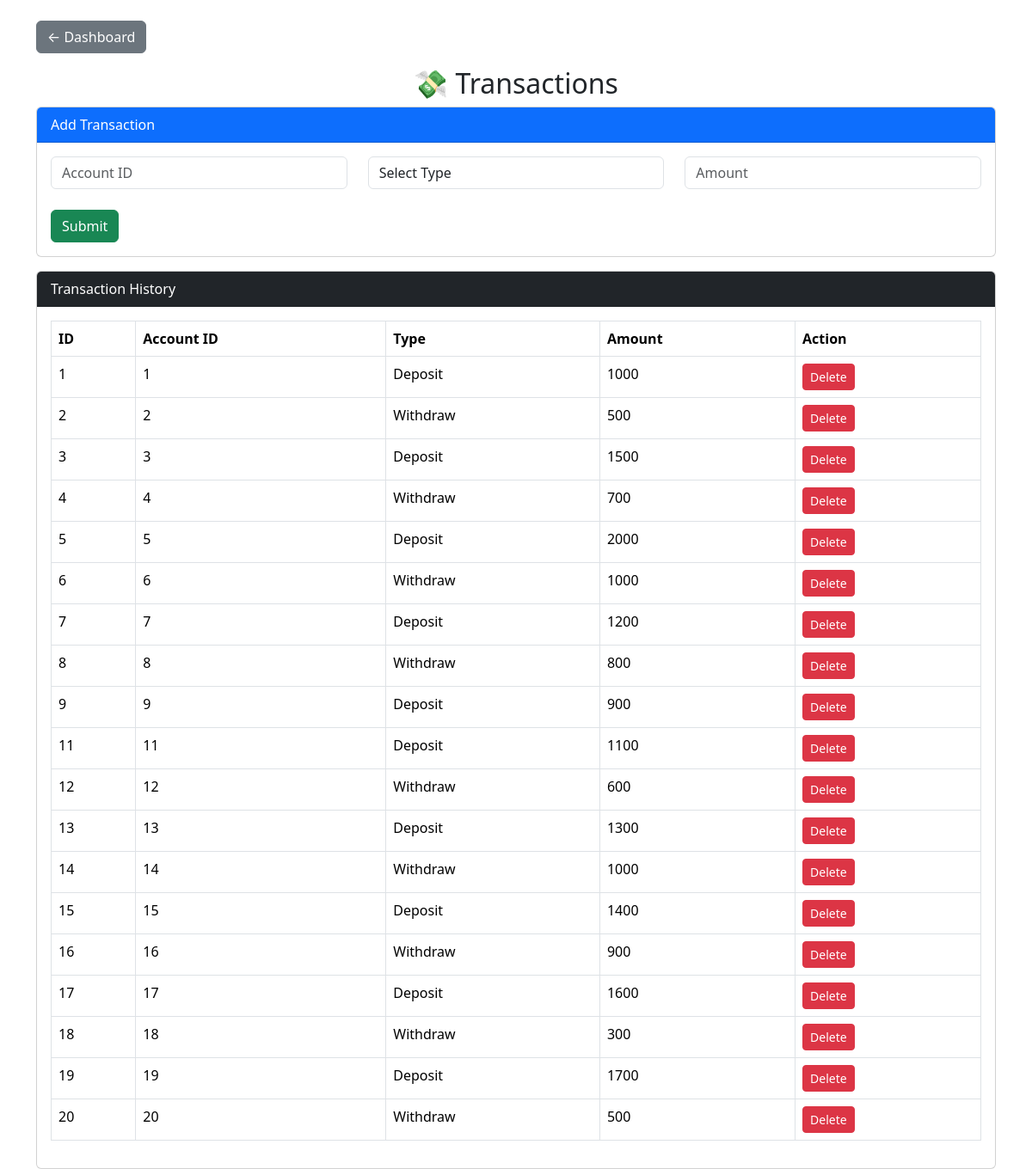
Screenshot of /transactions.php with the database file from the repository.
### tables this page shows
CREATE TABLE Transactions (
    transaction_id INT AUTO_INCREMENT PRIMARY KEY,
    account_id INT,
    transaction_type VARCHAR(20),
    amount INT,
    transaction_date TIMESTAMP DEFAULT CURRENT_TIMESTAMP,
    FOREIGN KEY (account_id) REFERENCES Account(account_id)
);

### transactions.php (the view, shortened to what this page needs)
<?php
include 'db.php';
$result = mysqli_query($conn,"SELECT * FROM Transactions");
?>
<!DOCTYPE html>
<html>
<head>
<link href="https://cdn.jsdelivr.net/npm/bootstrap@5.3.3/dist/css/bootstrap.min.css" rel="stylesheet">
</head>
<body>
<div class="container mt-4">
<a href="index.php" class="btn btn-secondary mb-3">← Dashboard</a>
<h2 class="text-center">💸 Transactions</h2>
<div class="card mb-3">
<div class="card-header bg-primary text-white">
Add Transaction
</div>
<div class="card-body">
<form method="POST">
<div class="row">
<div class="col-md-4">
<input type="number" name="account_id" class="form-control"
placeholder="Account ID" required>
</div>
<div class="col-md-4">
<select name="transaction_type" class="form-control" required>
<option value="">Select Type</option>
</select>
</div>
<div class="col-md-4">
<input type="number" name="amount" class="form-control"
placeholder="Amount" required>
</div>
</div>
<br>
<button class="btn btn-success" name="add_transaction">
Submit
</button>
</form>
</div>
</div>
<div class="card">
<div class="card-header bg-dark text-white">
Transaction History
</div>
<div class="card-body">
<table class="table table-bordered">
<tr>
<th>ID</th>
<th>Account ID</th>
<th>Type</th>
<th>Amount</th>
<th>Action</th>
</tr>
<?php while($row=mysqli_fetch_assoc($result)){ ?>
<tr>
<td><?= $row['transaction_id'] ?></td>
<td><?= $row['account_id'] ?></td>
<td><?= $row['transaction_type'] ?></td>
<td><?= $row['amount'] ?></td>
<td>
<a href="?delete=<?= $row['transaction_id'] ?>"
class="btn btn-danger btn-sm">Delete</a>
</td>
</tr>
<?php } ?>
</table>
</div>
</div>
</div>
</body>
</html>

### rows the page displays
transactions: transaction_id "1", account "1", transaction_type "Deposit", amount "1000"
transactions: transaction_id "2", account "2", transaction_type "Withdraw", amount "500"
transactions: transaction_id "3", account "3", transaction_type "Deposit", amount "1500"
transactions: transaction_id "4", account "4", transaction_type "Withdraw", amount "700"
transactions: transaction_id "5", account "5", transaction_type "Deposit", amount "2000"
transactions: transaction_id "6", account "6", transaction_type "Withdraw", amount "1000"
transactions: transaction_id "7", account "7", transaction_type "Deposit", amount "1200"
transactions: transaction_id "8", account "8", transaction_type "Withdraw", amount "800"
transactions: transaction_id "9", account "9", transaction_type "Deposit", amount "900"
transactions: transaction_id "11", account "11", transaction_type "Deposit", amount "1100"
transactions: transaction_id "12", account "12", transaction_type "Withdraw", amount "600"
transactions: transaction_id "13", account "13", transaction_type "Deposit", amount "1300"
transactions: transaction_id "14", account "14", transaction_type "Withdraw", amount "1000"
transactions: transaction_id "15", account "15", transaction_type "Deposit", amount "1400"
transactions: transaction_id "16", account "16", transaction_type "Withdraw", amount "900"
transactions: transaction_id "17", account "17", transaction_type "Deposit", amount "1600"
transactions: transaction_id "18", account "18", transaction_type "Withdraw", amount "300"
transactions: transaction_id "19", account "19", transaction_type "Deposit", amount "1700"
transactions: transaction_id "20", account "20", transaction_type "Withdraw", amount "500"
